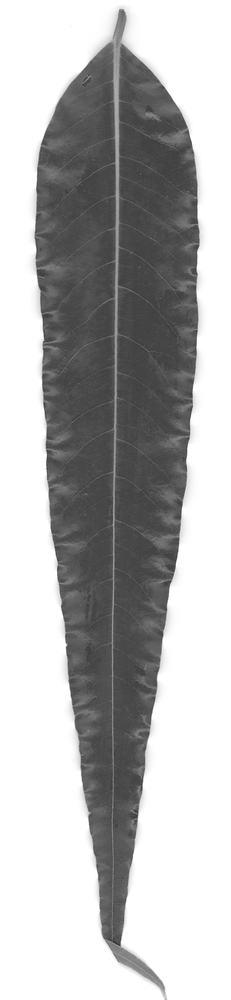
%> input picture quizzes/quiz3/leaf.tif, 231 x 1000 px, shrunk from 455 x 1973 before the run
$ octave q3.m   (GNU Octave 9; MATLAB toolbox functions it lacks are replaced by stand-ins)
%> lines starting %> are read from the running program, lines starting %| are printed output that depends on the picture; in (x1, y1, x2, y2) boxes, pixels count from 0 and x2, y2 are one past the last pixel; in counts of white or black regions, pixels touching at a corner belong together; the program's own positions count from 1
clear;
clc;

leaf = imread('leaf.tif');
%> leaf is the input picture: size 1000x231 uint8; min 50, max 255, mean 180.8


[counts, greyVals] = imhist(leaf); % histogram of each value reading (counts) and associated gre-values (0-255)
%> counts = 256 values, max 116767 at index 256, min 0 at index 1, mean 902.3; greyVals = 256 values from 0 to 255
prob = counts/sum(counts); % probability of each histogram value (notice, white aka 255 is over half the image)
%> prob = 256 values, max 0.505 at index 256, min 0 at index 1, mean 0.00391

mean = sum(greyVals .* prob); % mean value of the whole image
%> mean = 180.8

maxVar = 0;
thresh = 0;

for t=1:length(greyVals)
    w0 = sum(prob(1:t)); % probability of background
    w1 = 1 - w0; % prob of foreground, probability of both is always 1

    m0 = sum(greyVals(1:t) .* prob(1:t))  / w0; % mean of background
    m1 = sum(greyVals(t+1:end) .* prob(t+1:end)) / w1; % mean of foreground

    var = w0*w1*(m0-m1)^2; % between-class variance; want highest variance since we know that means we have the best separation between the classes

    if var > maxVar
       maxVar = var; % updates new max variance if the new variance is higher than before
       thresh = greyVals(t); % sets new threshold value to higher grey value for higher variance
    end
end
%> this loop made 256 passes
%> (w0, m0, var, maxVar) on passes 51, 52, 59, 60: (1.3e-05, 50, 0.222, 0.222), (2.16e-05, 50.4, 0.368, 0.368), (4.33e-05, 54.2, 0.694, 0.694), (5.63e-05, 55.31, 0.886, 0.886)
%> (w0, m0, var) on passes 1 to 6: (0, NaN, NaN), (0, NaN, NaN), (0, NaN, NaN), (0, NaN, NaN), (0, NaN, NaN), (0, NaN, NaN)
%> after the loop, maxVar = 7040.3; thresh = 168

binLeaf = leaf > thresh;
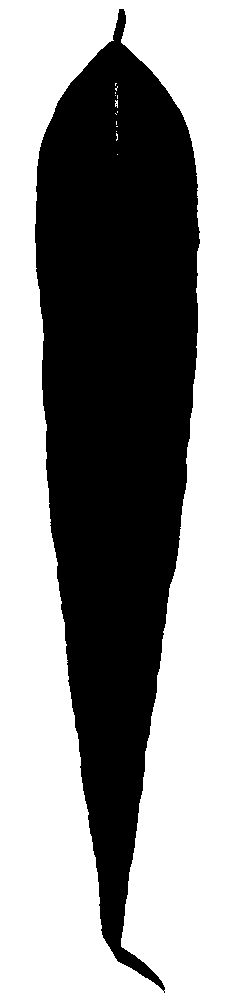
%> binLeaf: size 1000x231 logical; 57.2% white; 2 black regions (1 under 20 px), largest, box (x1, y1, x2, y2) and area: (35, 9, 200, 993) 98853


figure;
subplot(1,3,1); imshow(leaf); title('Leaf');
subplot(1,3,2); imhist(leaf);
line([thresh, thresh], ylim, 'Color', 'r');
title('Histogram w/ Optimal Threshold');
subplot(1,3,3); imshow(binLeaf); title('Binarized Leaf');
%> after `title('Binarized Leaf')`:
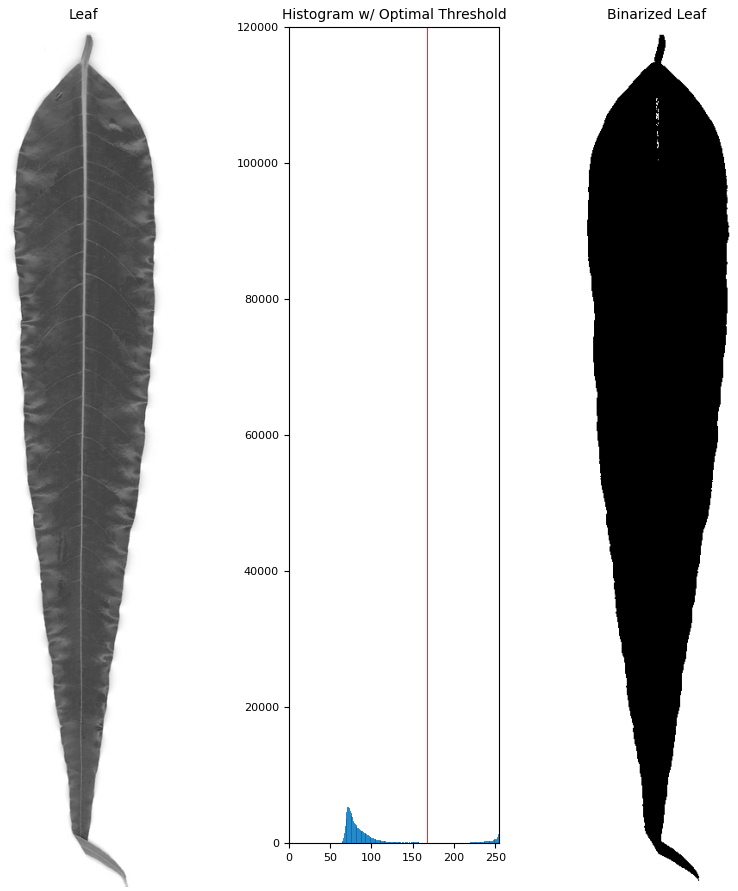
%> figure redrawn from the program's plot data, 3 panels
